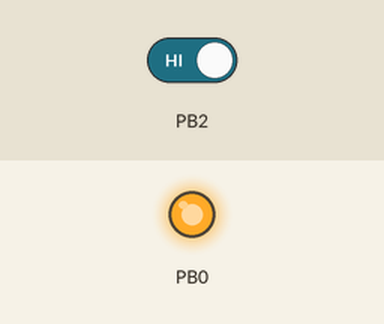
This program was run on a simulated ATtiny85, built with avr-gcc and emulated at 8 MHz. Shown: output pins drawn as LEDs (lit = HIGH). The inputs (shaded band) are chosen by the test bench; at power-on: PB2 HIGH.

Above: at 1.2 s.
1.3 s: PB2 driven LOW
At 2.0 s:
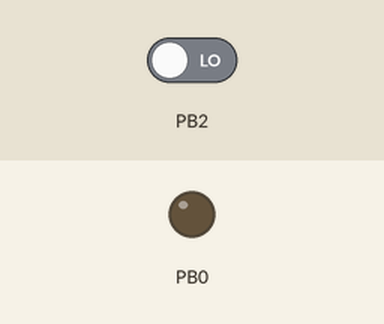
2.8 s: PB2 driven HIGH
At 3.2 s:
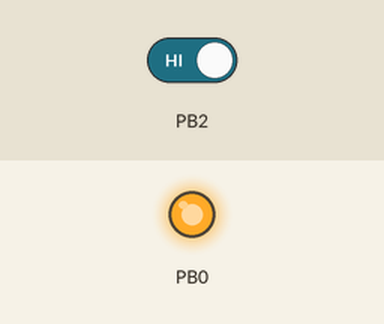
Timing chart, 0 to 5.8 s (numbered marks = the images above; inputs shaded):
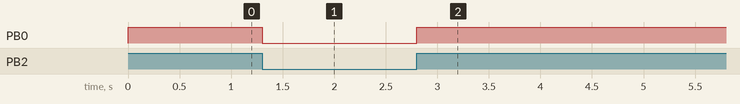

Measured:
- after the input at 1.3 s, PB0: HIGH → LOW at once
- after the input at 2.8 s, PB0: LOW → HIGH at once

The program:

main.c
```c
#include <avr/io.h>
#include <util/delay.h>

int main(void) {

    //PB5 - LED
    //PB4 - pushbutton

    //Pino A5 do nano
    DDRB = 0b00000001;
    PORTB |= 0b11111110;
    PORTB |= (0 << PB0);

    //_delay_ms(10000);

    while(1) {
      if (bit_is_clear(PINB, PB2)) {
	    PORTB = (0 << PB0);
      } else {
        PORTB = (1 << PB0);
       }

    }

}
```
